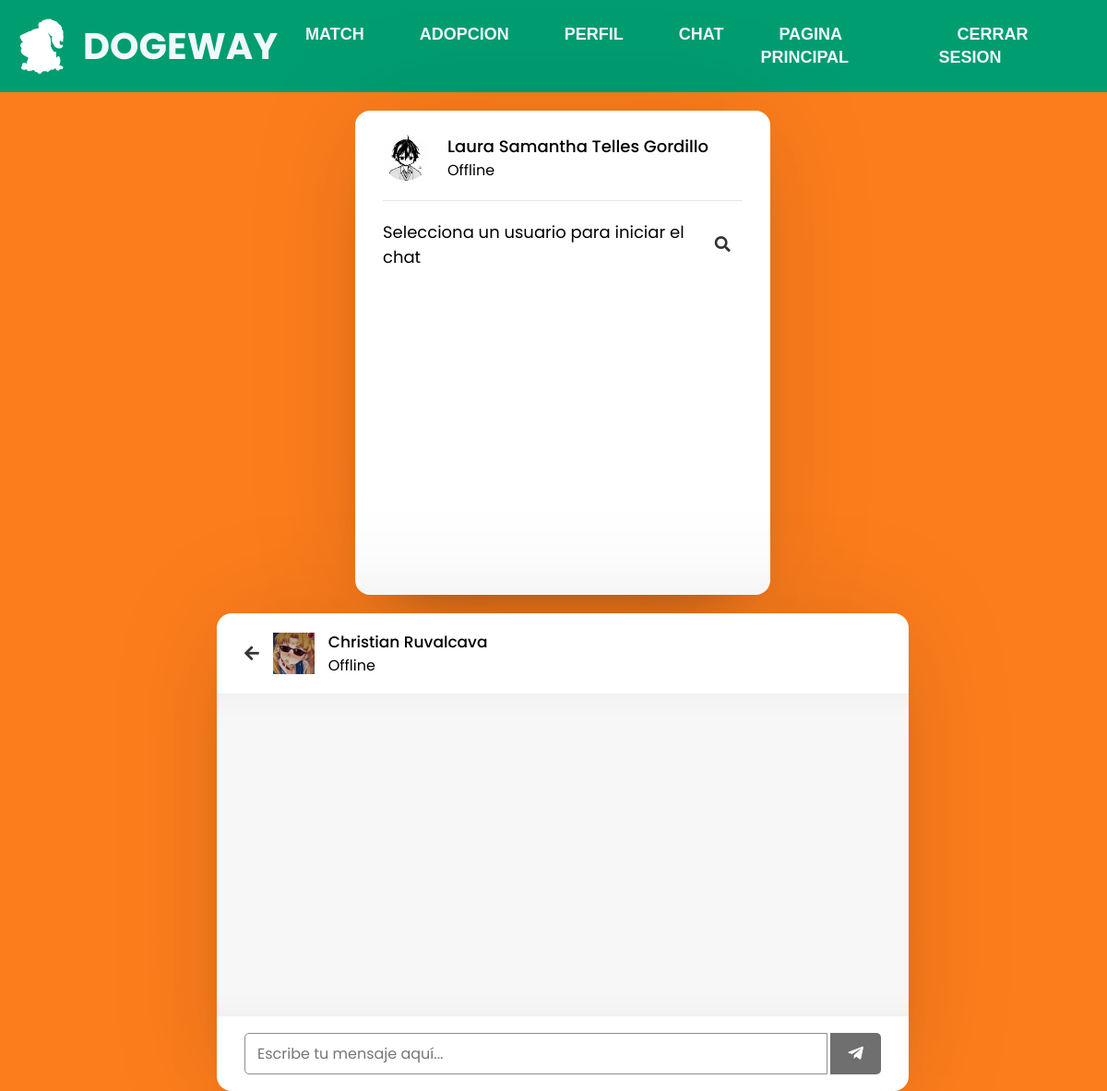
/Dogeway/Chat/chat.php?id=549412433 (signed in), run on an earlier commit of the app's database.
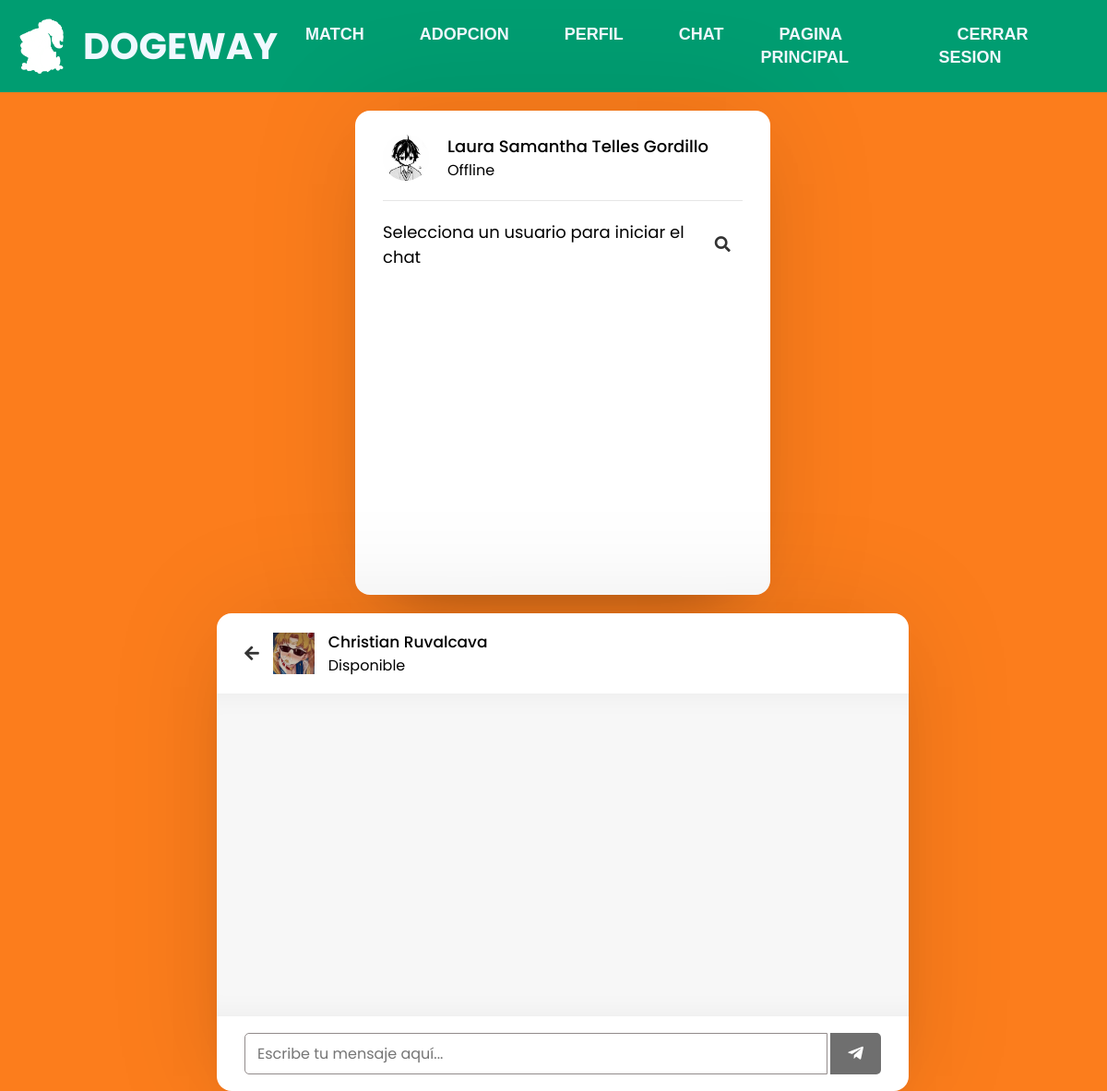
And on a later commit of the database.
### tables this page shows
CREATE TABLE `usuario` (
  `id` int(11) NOT NULL,
  `nombre` varchar(100) NOT NULL,
  `email` varchar(100) NOT NULL,
  `codigo_verificacion` varchar(32) NOT NULL,
  `verificado` tinyint(1) NOT NULL DEFAULT 0,
  `pass` varchar(50) NOT NULL,
  `curp` varchar(20) NOT NULL,
  `telefono` varchar(15) NOT NULL,
  `nickname` varchar(30) NOT NULL,
  `apellidos` varchar(50) NOT NULL,
  `municipio` varchar(50) NOT NULL,
  `fechanac` date NOT NULL,
  `fotografia` varchar(128) NOT NULL,
  `archivo_n` varchar(128) NOT NULL,
  `ine` text NOT NULL,
  `admin` int(2) NOT NULL DEFAULT 0,
  `status` varchar(20) NOT NULL,
  `unique_id` int(255) NOT NULL
);

### Dogeway/Inicio/includes/user.php (called while the page is built, shortened)
<?php
include_once 'db.php';
class User extends DB{
    public function setUser($user){
        $query = $this->connect()->prepare('SELECT * FROM usuario WHERE nickname = :user');
        $query->execute(['user' => $user]);
        foreach ($query as $currentUser) {
            $this->UniqueId = $currentUser['unique_id'];
        }
    }
    public function getUniqueId(){
        return $this->UniqueId;
    }
}
?>

### Dogeway/Inicio/includes/db.php (called while the page is built)
<?php
class DB{
    private $host;
    private $db;
    private $user;
    private $password;
    private $charset;
    public function __construct(){
        $this->host     = 'localhost';
        $this->db       = 'dogeway';
        $this->user     = 'root';
        $this->password = "";
        $this->charset  = 'utf8mb4';
    }
    function connect(){
        try{
            $connection = "mysql:host=" . $this->host . ";dbname=" . $this->db . ";charset=" . $this->charset;
            $options = [
                PDO::ATTR_ERRMODE            => PDO::ERRMODE_EXCEPTION,
                PDO::ATTR_EMULATE_PREPARES   => false,
            ];
            $pdo = new PDO($connection, $this->user, $this->password, $options);
            return $pdo;
        }catch(PDOException $e){
            print_r('Error connection: ' . $e->getMessage());
        }
    }
}
?>

### Dogeway/Chat/chat.php (the view, shortened to what this page needs)
<?php
    include_once '../Inicio/includes/user.php';
    include_once "php/config.php";
    $userSession = new UserSession();
    $user = new User();
    if(isset($_SESSION['user'])){
    $user->setUser($userSession->getCurrentUser());
    } else {
      header("Location: ../Inicio/index.php");
      exit();
    }
?>
<?php include_once "header.php";?>
<?php include_once "usersblock.php";?>
<body>
  <div class="wrapper2">
    <section class="chat-area">
      <header>
        <?php
        $user_id = mysqli_real_escape_string($conn, $_GET['id']);
        $sql = mysqli_query($conn, "SELECT * FROM usuario WHERE unique_id = {$user_id}");
        if (mysqli_num_rows($sql) > 0) {
          $row = mysqli_fetch_assoc($sql);
        } else {
          header("location: users.php");
        }
        ?>
        <a href="users.php" class="back-icon"><i class="fas fa-arrow-left"></i></a>
        <img src="../Registro/archivos/<?php echo $row['fotografia']; ?>" alt="">
        <div class="details">
          <span><?php echo $row['nombre'] . " " . $row['apellidos'] ?></span>
          <p><?php echo $row['status']; ?></p>
        </div>
      </header>
      <div class="chat-box">
      </div>
      <form action="#" class="typing-area">
        <input type="text" name="message" class="input-field" placeholder="Escribe tu mensaje aquí..." autocomplete="off">
        <button><i class="fab fa-telegram-plane"></i></button>
      </form>
    </section>
  </div>
</body>
</html>

### Dogeway/Chat/header.php (shortened to what this page needs)
<!DOCTYPE html>
<html lang="en">
<head>
  <link rel="stylesheet" href="./estilo.css">
  <link rel="stylesheet" href="https://cdnjs.cloudflare.com/ajax/libs/font-awesome/5.15.2/css/all.min.css" />
  <header>
        <nav class="nav">
            <div class=ranalogo>
                <img class="rana" src="http://localhost/Dogeway/Imagenes/Rana_blanco.png">
            <div class="logo"> DOGEWAY</div> </div>
            <ul class="menu">
              <li><a href="#">MATCH</a></li>
              <li><a href="#">ADOPCION</a></li>
              <li><a>PERFIL</a><br>
              </li>
              <li><a href="http://localhost/Dogeway/Chat/users.php">CHAT</a></li>
              <li><a href="../index.php">PAGINA PRINCIPAL</a></li>
              <li><a href="http://localhost/Dogeway/Inicio/includes/logout.php">CERRAR SESION</a></li>
            </ul>
        </nav>
    </header>
</head>

### Dogeway/Chat/usersblock.php (shortened to what this page needs)
<html>
  <div class="wrapper">
    <section class="users">
      <header>
        <div class="content">
          <?php
          $sql = mysqli_query($conn, "SELECT * FROM usuario WHERE unique_id = {$user->getUniqueId()}");
          if (mysqli_num_rows($sql) > 0) {
            $row = mysqli_fetch_assoc($sql);
          }
          ?>
          <img src="../Registro/archivos/<?php echo $row['fotografia']; ?>" alt="">
          <div class="details">
            <span><?php echo $row['nombre'] . " " . $row['apellidos'] ?></span>
            <p><?php echo $row['status']; ?></p>
          </div>
        </div>
      </header>
      <div class="search">
        <span class="text">Selecciona un usuario para iniciar el chat</span>
        <button><i class="fas fa-search"></i></button>
      </div>
    </section>
  </div>
</html>

### Dogeway/Chat/estilo.css (style rules this page uses)
* { margin: 0; padding: 0; box-sizing: border-box; text-decoration: none; font-family: 'Poppins', sans-serif; }
body { background: #fc7d1c; display: flex; flex-wrap: wrap; justify-content: center; }
.wrapper { margin-left: 20px ; margin-top: 20px ; background: #fff; max-width: 450px; width: 50%; height: 525px; border-radius: 16px; box-shadow: 0 0 128px 0 rgba(0,0,0,0.1), 0 32px 64px -48px rgba(0,0,0,0.5); }
.wrapper2 { margin-left: 20px ; margin-top: 20px ; background: #fff; max-width: 750px; width: 100%; border-radius: 16px; box-shadow: 0 0 128px 0 rgba(0,0,0,0.1), 0 32px 64px -48px rgba(0,0,0,0.5); }
.users { padding: 25px 30px; }
.users header, .users-list a { display: flex; align-items: center; padding-bottom: 20px; border-bottom: 1px solid #e6e6e6; justify-content: space-between; }
.wrapper img { object-fit: cover; border-radius: 50%; }
.users header img { height: 50px; width: 50px; }
:is(.users, .users-list) .content { display: flex; align-items: center; }
:is(.users, .users-list) .content .details { color: #000; margin-left: 20px; }
:is(.users, .users-list) .details span { font-size: 18px; font-weight: 500; }
.users .search { margin: 20px 0; display: flex; position: relative; align-items: center; justify-content: space-between; }
.users .search .text { font-size: 18px; }
.users .search button { position: relative; z-index: 1; width: 47px; height: 42px; font-size: 17px; cursor: pointer; border: none; background: #fff; color: #333; outline: none; border-radius: 0 5px 5px 0; transition: all 0.2s ease; }
.chat-area header { display: flex; align-items: center; padding: 18px 30px; }
.chat-area header .back-icon { color: #333; font-size: 18px; }
.chat-area header img { height: 45px; width: 45px; margin: 0 15px; }
.chat-area header .details span { font-size: 17px; font-weight: 500; }
.chat-box { position: relative; min-height: 350px; max-height: 350px; overflow-y: auto; padding: 10px 30px 20px 30px; background: #f7f7f7; box-shadow: inset 0 32px 32px -32px rgb(0 0 0 / 5%), inset 0 -32px 32px -32px rgb(0 0 0 / 5%); }
.typing-area { padding: 18px 30px; display: flex; justify-content: space-between; }
.typing-area input { height: 45px; width: calc(100% - 58px); font-size: 16px; padding: 0 13px; border: 1px solid #928b8b; outline: none; border-radius: 5px 0 0 5px; }
.typing-area button { color: #fff; width: 55px; border: none; outline: none; background: #333; font-size: 19px; cursor: pointer; opacity: 0.7; pointer-events: none; border-radius: 0 5px 5px 0; transition: all 0.3s ease; }
header { width: 100%; }
.nav { width: 100%; background: #009d71; display: flex; align-items: center; justify-content: space-between; padding: 15px; transition: all 1s ease; }
.rana { height: 60px; width: 60px; }
.ranalogo { display: flex; align-items: center; }
.logo { font-size: 40px; color:aliceblue; font-weight: 100; font-weight: bold; padding-left: 15px; }
.menu { display: flex; }
.menu li { list-style: none; margin: 10px; color:aliceblue; font-weight: bold; }
.menu li a { color:aliceblue; text-decoration: none; transition: all; font-size: 18px; padding: 20px; font-family: Arial; }

What changed in the data, as far as the page shows it:
changed usuario "Christian": status "Offline" → "Disponible"
